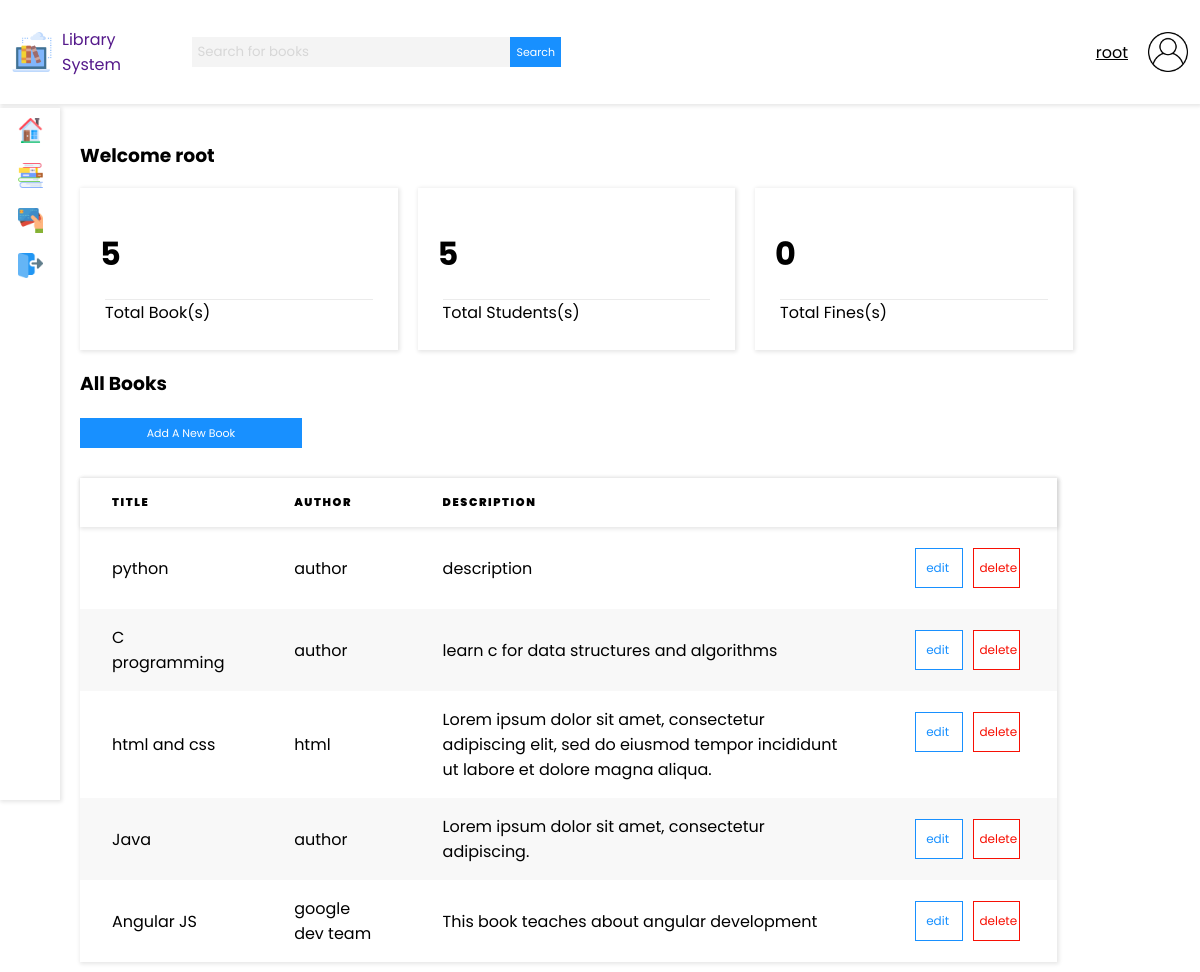
The app's page / (signed in) with its own data.
### base/models.py (models this page shows, shortened)
class Book(models.Model):
    title = models.CharField(max_length=200)
    author = models.CharField(max_length=200)
    description = models.TextField(null=True, blank=True)
    updated = models.DateField(auto_now=True)
    updated = models.DateField(auto_now_add=True)

### base/views.py (the view)
# urls.py: path('', views.home, name='home'),
@login_required(login_url='/login')
def home(request):
    q = request.GET.get('q') if request.GET.get('q') != None else ''
    total_students = Role.objects.filter(role='Student').count()
    total_books = Book.objects.count()
    books = Book.objects.filter(Q(title__icontains=q) | Q(author__icontains=q))
    user_role = Role.objects.get(user=request.user.id)
    total_fines = Fine.objects.filter(status='Not Paid').count()
    context = {
        'books': books,
        'total_books': total_books,
        'total_students': total_students,
        'user_role': user_role,
        'q': q,
        "total_fines": total_fines
    }
    return render(request, 'dashboard.html', context)

### templates/dashboard.html (shortened to what this page needs)
{% extends 'main.html' %}
{% load static %}
{% block content %}
<h3>Welcome {{ request.user }}</h3>
{% if user_role.role == 'Student' %}
<div class="student-books-container">
    {% for book in books %}
    <div class="book-card">
        <div class="book-card-image-container">
            <image class="book-card-image" src="{% static 'images/studentBook.png' %}" alt="">
        </div>
        <div class="book-card-text">
            <h3>{{ book.title }}</h3>
            <p>{{ book.description}}</p>
            <p class="small-student-text">By {{ book.author }}</p>
            <a class="edit-button" href="{% url 'borrow_book' book.id %}">Borrow</a>
        </div>
    </div>
    {% endfor %}
</div>
{% else %}
<div class="dashboard-card-container">
    <div class="dashboard-card">
        <h1>{{ total_books }}</h1>
        <p>Total Book(s)</p>
    </div>
    <div class="dashboard-card">
        <h1>{{ total_students }}</h1>
        <p>Total Students(s)</p>
    </div>
    <div class="dashboard-card">
        <h1>{{ total_fines }}</h1>
        <p>Total Fines(s)</p>
    </div>
</div>
<div class="">
    <h3>All Books</h3>
    <a class="button-primary" href="{% url 'create_book' %}">Add A New Book</a>
    <table class="books-table-container">
        <thead>
            <tr>
                <th>Title</th>
                <th class="table-responsive">Author</th>
                <th class="table-responsive">Description</th>
            </tr>
        </thead>
        <tbody>
            {% for book in books %}
            <tr>
                <td>
                    {{ book.title }}
                </td>
                <td class="table-responsive">{{ book.author }}</td>
                <td class="table-responsive">{{ book.description }}</td>
                <td class="table-actions table-responsive">
                    <a href="{% url 'edit_book' book.id %}" class="edit-button">edit</a>
                    <a href="{% url 'delete_book' book.id %}" class="delete-button">delete</a>
                </td>
            </tr>
            {% endfor %}
        </tbody>
    </table>
</div>
{% endif %}
{% endblock%}

### templates/navbar.html
{% load static %}
<nav class="navbar">
    <div class="nav-logo-search">
        <a href="" class="navbar-brand">
            <img class="navbar-image" src="{% static 'images/digital-library.png' %}" alt="">
            <span>Library System</span>
        </a>
        <form method="GET" action="" class="nav-search nav-search-responsive">
            <input value="{{ q }}" name="q" class="nav-search-input" type="text" placeholder="Search for books">
            <button class="nav-search-button" type="submit">Search</button>
        </form>
    </div>
    <div class="nav-user-profile">
        <span>{{ request.user }}</span>
        <img class="navbar-image" src="{% static 'images/user.png' %}" alt="">
    </div>
</nav>

### static/styles/main3.css (style rules this page uses)
body { font-family: 'Poppins', sans-serif; padding: 0; margin: 0; background-color: #fff; box-sizing: border-box; }
a,input,button { text-decoration: none; font-family: 'Poppins'; }
table { border-collapse: collapse; text-align: left; width: 100%; overflow-x: scroll; }
thead { box-shadow: 1px 1px 4px 1px rgba(0, 0, 0, 0.1); }
thead th { padding: 1rem 2rem; text-transform: uppercase; letter-spacing: 0.1rem; font-size: 0.7rem; font-weight: 900; }
tbody td { padding: 1rem 2rem; }
tbody tr:nth-child(even) { background-color: #f8f8f8; }
.table-actions { display: flex; flex-direction: row; }
.navbar { height: 13vh; background-color: #fff; box-shadow: 1px 1px 4px 1px rgba(0, 0, 0, 0.1); display: flex; flex-direction: row; align-items: center; padding: 0 1%; position: fixed; top: 0; left: 0; width: 98%; }
.nav-logo-search { display: flex; width: 50%; justify-content: space-between; align-items: center; }
.navbar-brand { display: block; width: 30%; display: flex; align-items: center; }
.navbar-brand span { margin: 0 10px; }
.navbar-image { height: 40px; width: 40px; }
.nav-search { width: 70%; display: flex; flex-direction: row; margin: 10px 10px; }
.nav-search-input { border: 0; background-color: #f4f4f4; height: 30px; width: 80%; margin: 0; padding: 5px; outline: none; }
.nav-search-input::placeholder { color: #d7d7d7; font-family: 'Poppins'; }
.nav-search-button { background-color: #1890ff; color: #ffffff; border: 0; border-radius: 0; transition: .3s ease-in; font-size: 11px; }
.nav-user-profile { width: 50%; display: flex; justify-content: flex-end; align-items: center; }
.nav-user-profile span { margin: 0 20px; text-decoration: underline; cursor: pointer; }
.button-primary { margin: 20px 0; background-color: #1890ff; color: #ffffff; border: 0; border-radius: 0; transition: .3s ease-in; font-size: 11px; height: 30px; width: 20%; text-align: center; display: flex; justify-content: center; align-items: center; }
.dashboard-card-container { display: flex; width: 100%; }
.dashboard-card { width: 25%; box-shadow: 1px 1px 4px 1px rgba(0, 0, 0, 0.1); padding: 20px; margin-right: 20px; transition: .3s ease-in; }
.books-table-container { box-shadow: 1px 1px 4px 1px rgba(0, 0, 0, 0.1); padding: 20px; width: 88%; margin-top: 30px; }
.dashboard-card p { border-top: 1px solid #ebebeb; }
.book-card h3,p { margin: 5px; }

### records on screen
Book: title "python", author "author", description "description"
Book: title "C programming", author "author", description "learn c for data structures and algorithms"
Book: title "html and css", author "html", description "Lorem ipsum dolor sit amet, consectetur adipiscing elit, sed do eiusmod tempor incididunt ut labore et dolore magna aliqua."
Book: title "Java", author "author", description "Lorem ipsum dolor sit amet, consectetur adipiscing."
Book: title "Angular JS", author "google dev team", description "This book teaches about angular development"

### other values on screen
{{ request.user }} "root"
{{ total_books }} "5"
{{ total_students }} "5"
{{ total_fines }} "0"
